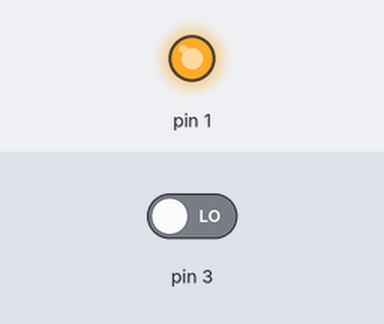
Bench run of a sketch on a simulated Arduino Uno, built with avr-gcc and run on an emulated ATmega328P. Parts: output pins drawn as LEDs (lit = HIGH). Inputs (shaded band) come from the test bench; at power-on: pin 3 LOW.

Above: at 1.9 s.
At 5.7 s:
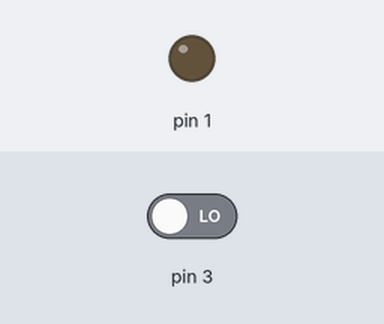
Timing chart, 0 to 10.0 s (numbered marks = the images above):
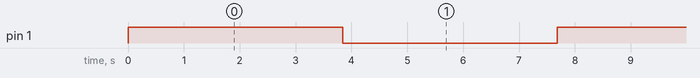

The sketch:

DimmerForLEDLight_v1.0.ino
```cpp
// http://arduino.ru/forum/programmirovanie/plavnoe-vklyuchenie-svetodiodov


#define inPin PB3    // будет вход, ATTINY13A pin 2 (порт PB3)
#define outPin PB1    // будет выход, ATTINY13A pin 6 (порт PB1)

bool state = 0; // текущее состояние
bool PinState; // LOW - ВКЛ. HIGH - ВЫКЛ.


void setup() {
  pinMode(inPin, INPUT); // режим как вход
  pinMode(outPin, OUTPUT); // режим как выход
//  digitalWrite(outPin, HIGH); // включаю свет
}

void loop() {
  PinState = digitalRead(inPin); // прочитать вход


  if (PinState == 1) {        //
    for (int i = 0; i <= 255; i++) {  // увеличиваем яркость
      analogWrite(outPin, i);
      delay (30);
    }
  }

  else {      //
    for (int i = 255; i >= 0; i--) { // уменьшаем яркость
     analogWrite(outPin, i);
      delay (30);
    }
    }

}
```

Measured:
- by itself, pin 1: alternates HIGH for 3.8 s and LOW for 3.8 s
